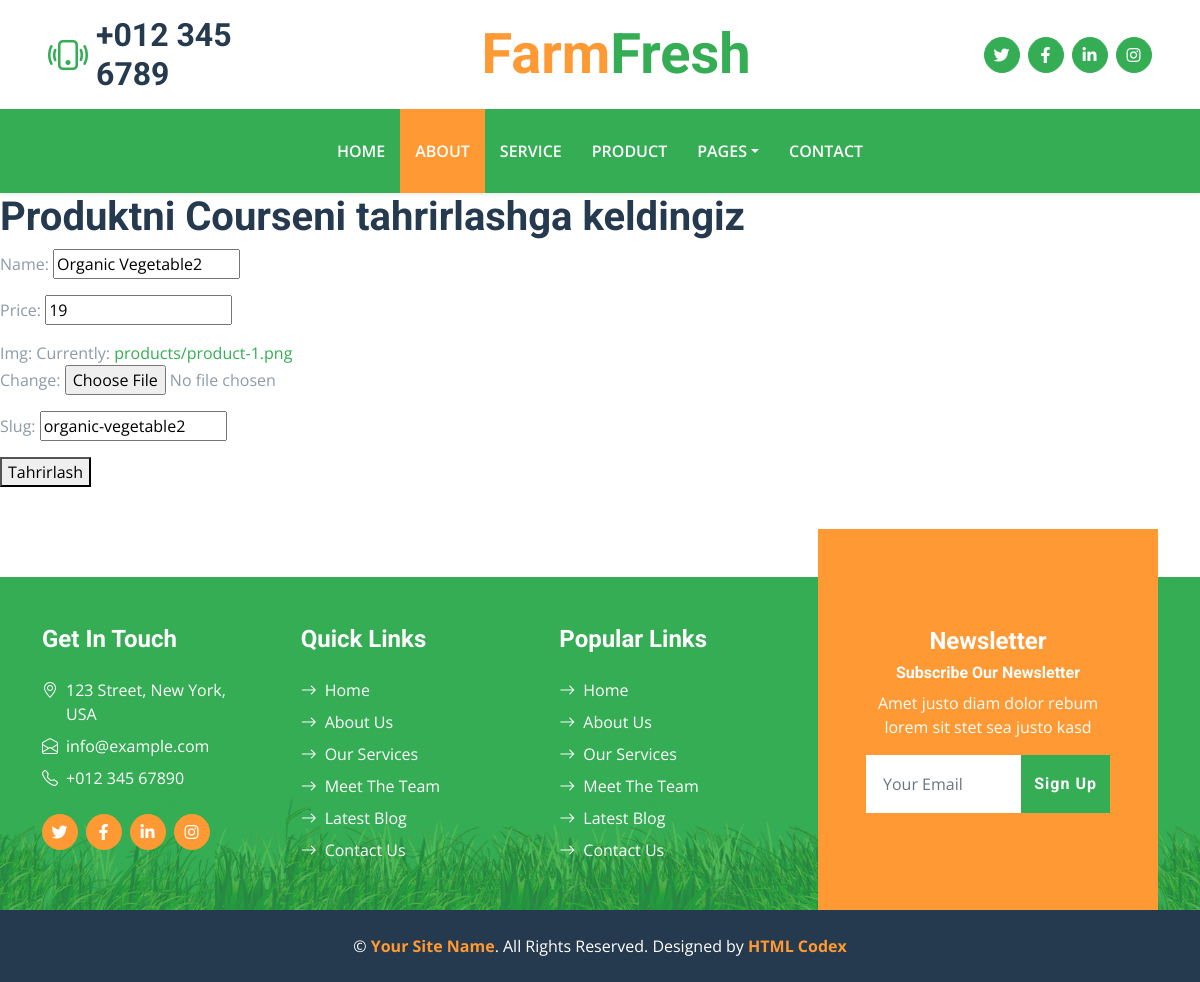
The page /home6/update/organic-vegetable2/ on the database its author committed.
### farmapp/models.py (models this page shows, shortened)
class Products(models.Model):
    name = models.CharField(max_length=200)
    price = models.IntegerField()
    img = models.ImageField(upload_to='products/')
    slug = models.SlugField(max_length=200)

### farmapp/views.py (the view)
# urls.py: path('home6/update/<slug>/', ProductUpdateView.as_view(), name='ProductUpdateView'),
class ProductUpdateView(UpdateView):
    model = Products
    fields = ('__all__')
    template_name = 'Change_templates/ProductUpdateView.html'

### templates/Change_templates/ProductUpdateView.html
{% extends "base.html" %}
{% load static %}
{% block content %}
<h1>Produktni Courseni tahrirlashga keldingiz</h1>
<form method="post">{% csrf_token %}
    {{form.as_p}}
    <button type='submit'>Tahrirlash</button>
</form>
{% endblock content %}

### static/css/style.css (style rules this page uses)
:root { --primary: #34AD54; --secondary: #FF9933; --light: #F6FFF2; --dark: #263A4F; }

### rows shown on the page
Products: name "Organic Vegetable2", price "19", slug "organic-vegetable2"
